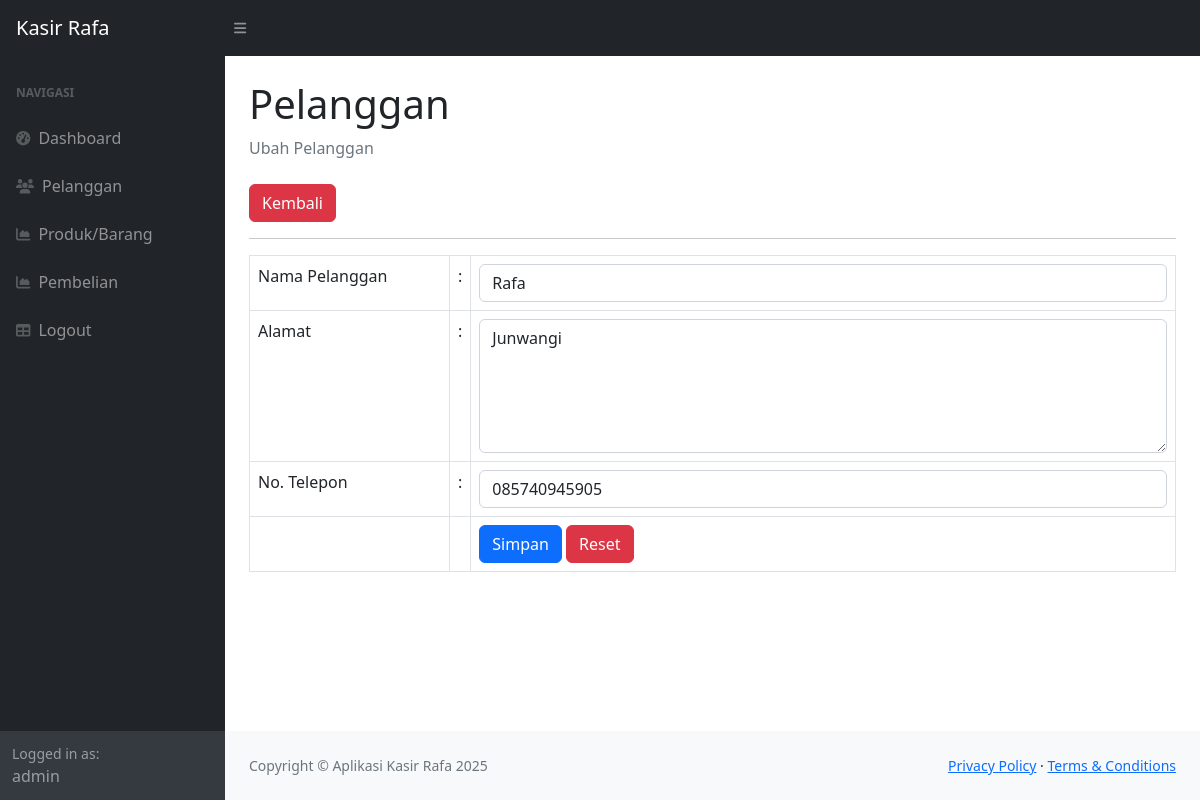
/index.php?page=pelanggan_ubah&&id=2 (signed in), run on the app's committed database.
### tables this page shows
CREATE TABLE `pelanggan` (
  `id_pelanggan` int(11) NOT NULL,
  `nama_pelanggan` varchar(255) DEFAULT NULL,
  `alamat` text DEFAULT NULL,
  `nomer_telepon` varchar(255) DEFAULT NULL
);

### pelanggan_ubah.php (the view, shortened to what this page needs)
<?php
    $id = $_GET['id'];
    $query = mysqli_query($koneksi, "SELECT*FROM pelanggan WHERE id_pelanggan = '$id'");
    $data = mysqli_fetch_array($query);
?>
<div class="container-fluid px-4">
    <h1 class="mt-4">Pelanggan</h1>
    <ol class="breadcrumb mb-4">
        <li class="breadcrumb-item active">Ubah Pelanggan</li>
    </ol>
    <a href="?page=pelanggan" class="btn btn-danger">Kembali</a>
    <hr>
    <form method="post">
        <table class="table table-bordered">
            <tr>
                <td width="200">Nama Pelanggan</td>
                <td width="1">:</td>
                <td><input class="form-control" value="<?php echo $data['nama_pelanggan']; ?>" type="text" name="nama_pelanggan"></td>
            </tr>
            <tr>
                <td>Alamat</td>
                <td>:</td>
                <td>
                    <textarea name="alamat" rows="5" class="form-control" ><?php echo $data['alamat']; ?></textarea>
                </td>
            </tr>
            <tr>
                <td>No. Telepon</td>
                <td>:</td>
                <td>
                    <input class="form-control" type="number" step="0" value="<?php echo $data['nomer_telepon']; ?>" name="no_telepon">
                </td>
            </tr>
            <tr>
                <td></td>
                <td></td>
                <td>
                    <button type="submit" class="btn btn-primary">Simpan</button>
                    <button type="reset" class="btn btn-danger">Reset</button>
                </td>
            </tr>
        </table>
    </form>
</div>

### data on the page
pelanggan: nama_pelanggan "Rafa", alamat "Junwangi", no_telepon "085740945905"

### other printed values
$_SESSION['user']['nama'] "admin"
